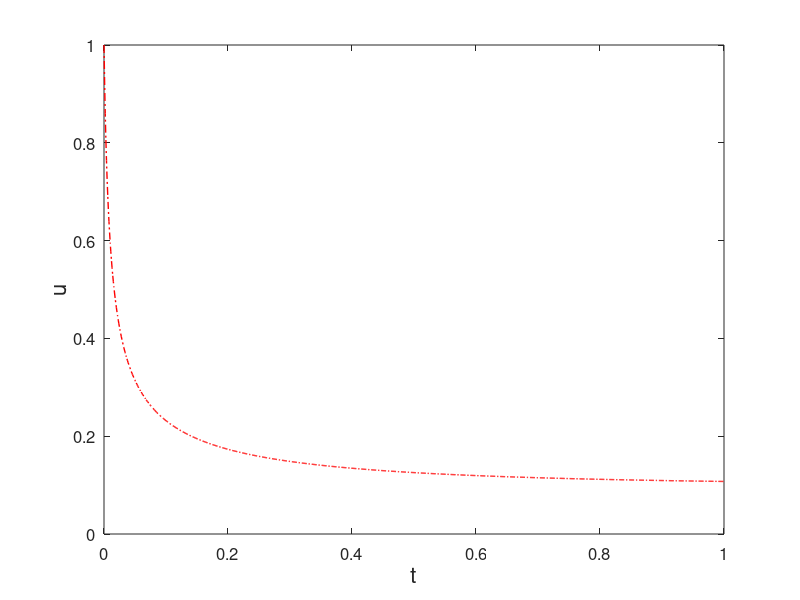

Source code (MATLAB):
% BackEuler2.m
% Backward Euler Method for Nonlinear ODE:
% u'(t)=-100*u^3+sin(u), t in [0,1]
% Initial condition: u(0)=1.
clear all; close all;
h=0.001;
t=0:h:1;
N=length(t)-1;
un(1)=1;
NI(N)=0;  % Record the number of iterations
for n=1:N
    % Newton iteration
    Xn=un(n);
    Xp=Xn;
    Xprev=0;
    while abs(Xp-Xprev) > abs(Xp)*1e-8
        Xprev=Xp;
        Xp=Xp-(Xp+100*h*Xp^3-h*sin(Xp)-un(n))./(1+300*h*Xp^2-h*cos(Xp));
        NI(n)=NI(n)+1;
    end
    un(n+1)=Xp;
end
plot(t,un,'r-.','LineWidth',1)
set(gca,'fontsize',12)
xlabel('t','fontsize',16), ylabel('u','fontsize',16)

% print -dpng -r600 BackEuler2.png
% print -depsc2 BackEuler2.eps
